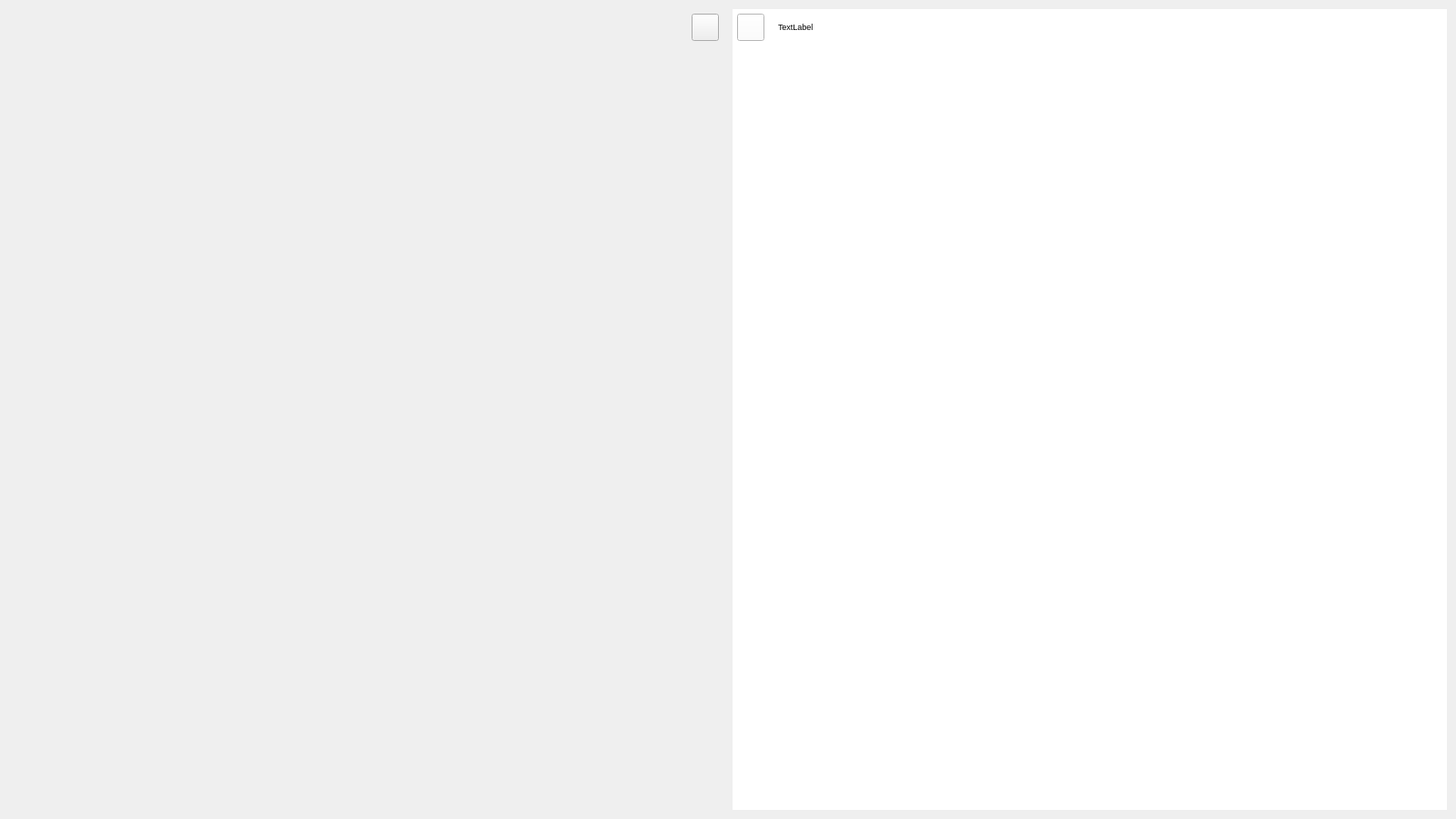
<?xml version="1.0" encoding="UTF-8"?>
<ui version="4.0">
 <class>FormHome</class>
 <widget class="QWidget" name="FormHome">
  <property name="geometry">
   <rect>
    <x>0</x>
    <y>0</y>
    <width>1600</width>
    <height>900</height>
   </rect>
  </property>
  <property name="windowTitle">
   <string>Form</string>
  </property>
  <layout class="QHBoxLayout" name="horizontalLayout">
   <property name="spacing">
    <number>10</number>
   </property>
   <property name="leftMargin">
    <number>10</number>
   </property>
   <property name="topMargin">
    <number>10</number>
   </property>
   <property name="rightMargin">
    <number>10</number>
   </property>
   <property name="bottomMargin">
    <number>10</number>
   </property>
   <item>
    <widget class="FormLeftView" name="viewLeft" native="true">
     <property name="sizePolicy">
      <sizepolicy hsizetype="Expanding" vsizetype="Expanding">
       <horstretch>0</horstretch>
       <verstretch>0</verstretch>
      </sizepolicy>
     </property>
     <property name="minimumSize">
      <size>
       <width>0</width>
       <height>0</height>
      </size>
     </property>
     <property name="styleSheet">
      <string notr="true"/>
     </property>
     <layout class="QVBoxLayout" name="verticalLayout">
      <property name="spacing">
       <number>5</number>
      </property>
      <property name="leftMargin">
       <number>5</number>
      </property>
      <property name="topMargin">
       <number>5</number>
      </property>
      <property name="rightMargin">
       <number>5</number>
      </property>
      <property name="bottomMargin">
       <number>5</number>
      </property>
      <item>
       <layout class="QHBoxLayout" name="horizontalLayout_3">
        <property name="spacing">
         <number>0</number>
        </property>
        <item>
         <spacer name="horizontalSpacer_2">
          <property name="orientation">
           <enum>Qt::Horizontal</enum>
          </property>
          <property name="sizeHint" stdset="0">
           <size>
            <width>250</width>
            <height>20</height>
           </size>
          </property>
         </spacer>
        </item>
        <item>
         <widget class="QPushButton" name="leftButton">
          <property name="sizePolicy">
           <sizepolicy hsizetype="Preferred" vsizetype="Fixed">
            <horstretch>0</horstretch>
            <verstretch>0</verstretch>
           </sizepolicy>
          </property>
          <property name="minimumSize">
           <size>
            <width>30</width>
            <height>30</height>
           </size>
          </property>
          <property name="maximumSize">
           <size>
            <width>30</width>
            <height>30</height>
           </size>
          </property>
          <property name="styleSheet">
           <string notr="true"/>
          </property>
          <property name="text">
           <string/>
          </property>
          <property name="icon">
           <iconset>
            <selectedoff>:/left.jpg</selectedoff>
            <selectedon>:/middle.jpg</selectedon>
           </iconset>
          </property>
          <property name="iconSize">
           <size>
            <width>28</width>
            <height>28</height>
           </size>
          </property>
         </widget>
        </item>
       </layout>
      </item>
      <item>
       <spacer name="verticalSpacer">
        <property name="orientation">
         <enum>Qt::Vertical</enum>
        </property>
        <property name="sizeHint" stdset="0">
         <size>
          <width>20</width>
          <height>40</height>
         </size>
        </property>
       </spacer>
      </item>
     </layout>
    </widget>
   </item>
   <item>
    <widget class="QWidget" name="viewRight" native="true">
     <property name="sizePolicy">
      <sizepolicy hsizetype="Expanding" vsizetype="Expanding">
       <horstretch>0</horstretch>
       <verstretch>0</verstretch>
      </sizepolicy>
     </property>
     <property name="styleSheet">
      <string notr="true">background-color: rgb(255, 255, 255);</string>
     </property>
     <layout class="QVBoxLayout" name="verticalLayout_2">
      <property name="spacing">
       <number>10</number>
      </property>
      <property name="leftMargin">
       <number>5</number>
      </property>
      <property name="topMargin">
       <number>5</number>
      </property>
      <property name="rightMargin">
       <number>5</number>
      </property>
      <property name="bottomMargin">
       <number>5</number>
      </property>
      <item>
       <layout class="QHBoxLayout" name="horizontalLayout_2">
        <property name="spacing">
         <number>15</number>
        </property>
        <item>
         <widget class="QPushButton" name="rightButton">
          <property name="sizePolicy">
           <sizepolicy hsizetype="Fixed" vsizetype="Fixed">
            <horstretch>0</horstretch>
            <verstretch>0</verstretch>
           </sizepolicy>
          </property>
          <property name="minimumSize">
           <size>
            <width>30</width>
            <height>30</height>
           </size>
          </property>
          <property name="maximumSize">
           <size>
            <width>30</width>
            <height>30</height>
           </size>
          </property>
          <property name="styleSheet">
           <string notr="true"/>
          </property>
          <property name="text">
           <string/>
          </property>
          <property name="icon">
           <iconset>
            <selectedoff>:/right.jpg</selectedoff>
            <selectedon>:/middle.jpg</selectedon>
           </iconset>
          </property>
          <property name="iconSize">
           <size>
            <width>28</width>
            <height>28</height>
           </size>
          </property>
         </widget>
        </item>
        <item>
         <widget class="QLabel" name="label">
          <property name="sizePolicy">
           <sizepolicy hsizetype="Fixed" vsizetype="Fixed">
            <horstretch>0</horstretch>
            <verstretch>0</verstretch>
           </sizepolicy>
          </property>
          <property name="font">
           <font>
            <pointsize>7</pointsize>
           </font>
          </property>
          <property name="text">
           <string>TextLabel</string>
          </property>
         </widget>
        </item>
        <item>
         <spacer name="horizontalSpacer">
          <property name="orientation">
           <enum>Qt::Horizontal</enum>
          </property>
          <property name="sizeHint" stdset="0">
           <size>
            <width>40</width>
            <height>20</height>
           </size>
          </property>
         </spacer>
        </item>
       </layout>
      </item>
      <item>
       <widget class="FormGraph" name="viewGraph" native="true">
        <property name="sizePolicy">
         <sizepolicy hsizetype="Expanding" vsizetype="Expanding">
          <horstretch>0</horstretch>
          <verstretch>0</verstretch>
         </sizepolicy>
        </property>
       </widget>
      </item>
     </layout>
    </widget>
   </item>
  </layout>
 </widget>
 <customwidgets>
  <customwidget>
   <class>FormGraph</class>
   <extends>QWidget</extends>
   <header>formgraph.h</header>
   <container>1</container>
  </customwidget>
  <customwidget>
   <class>FormLeftView</class>
   <extends>QWidget</extends>
   <header>formleftview.h</header>
   <container>1</container>
  </customwidget>
 </customwidgets>
 <resources/>
 <connections/>
</ui>
